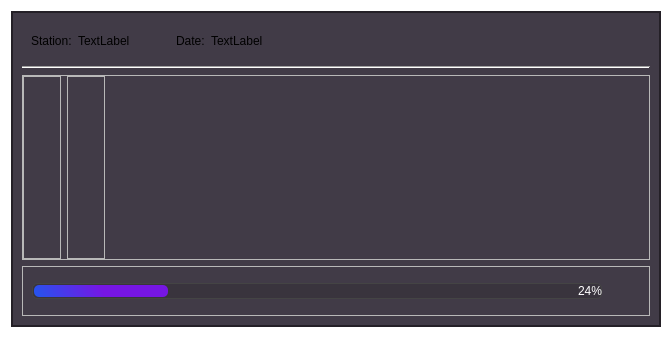
<?xml version="1.0" encoding="UTF-8"?>
<ui version="4.0">
 <class>stationdownloadMainUI</class>
 <widget class="QWidget" name="stationdownloadMainUI">
  <property name="geometry">
   <rect>
    <x>0</x>
    <y>0</y>
    <width>672</width>
    <height>338</height>
   </rect>
  </property>
  <property name="windowTitle">
   <string>Form</string>
  </property>
  <property name="styleSheet">
   <string notr="true">#stationdownloadMainUI{
	background-color:transparent;
}

#main_frame{
background: #413B47;
border: 2px solid rgb(36, 32, 39);
}

QLabel[styleClass=&quot;titleInfo&quot;]{
	color: #fff;
}

QLabel[styleClass=&quot;info&quot;]{
	color: #fff;
	font-size:15px;
	font-weight:bold;
}

*[styleClass=&quot;hide&quot;]{
	background-color:transparent;
}
</string>
  </property>
  <layout class="QVBoxLayout" name="verticalLayout">
   <item>
    <widget class="QFrame" name="main_frame">
     <property name="frameShape">
      <enum>QFrame::Shape::StyledPanel</enum>
     </property>
     <property name="frameShadow">
      <enum>QFrame::Shadow::Raised</enum>
     </property>
     <layout class="QVBoxLayout" name="verticalLayout_4">
      <item>
       <widget class="QFrame" name="info_frame">
        <property name="sizePolicy">
         <sizepolicy hsizetype="Preferred" vsizetype="Maximum">
          <horstretch>0</horstretch>
          <verstretch>0</verstretch>
         </sizepolicy>
        </property>
        <layout class="QGridLayout" name="gridLayout">
         <item row="0" column="3">
          <widget class="QLabel" name="label20">
           <property name="text">
            <string>Date:</string>
           </property>
           <property name="styleClass" stdset="0">
            <string>titleInfo</string>
           </property>
          </widget>
         </item>
         <item row="0" column="1">
          <widget class="QLabel" name="station_lbl">
           <property name="text">
            <string>TextLabel</string>
           </property>
           <property name="styleClass" stdset="0">
            <string>info</string>
           </property>
          </widget>
         </item>
         <item row="0" column="4">
          <widget class="QLabel" name="date_lbl">
           <property name="text">
            <string>TextLabel</string>
           </property>
           <property name="styleClass" stdset="0">
            <string>info</string>
           </property>
          </widget>
         </item>
         <item row="0" column="2">
          <spacer name="horizontalSpacer">
           <property name="orientation">
            <enum>Qt::Orientation::Horizontal</enum>
           </property>
           <property name="sizeType">
            <enum>QSizePolicy::Policy::Fixed</enum>
           </property>
           <property name="sizeHint" stdset="0">
            <size>
             <width>40</width>
             <height>20</height>
            </size>
           </property>
          </spacer>
         </item>
         <item row="0" column="5">
          <spacer name="horizontalSpacer_2">
           <property name="orientation">
            <enum>Qt::Orientation::Horizontal</enum>
           </property>
           <property name="sizeHint" stdset="0">
            <size>
             <width>40</width>
             <height>20</height>
            </size>
           </property>
          </spacer>
         </item>
         <item row="0" column="0">
          <widget class="QLabel" name="label">
           <property name="sizePolicy">
            <sizepolicy hsizetype="Preferred" vsizetype="Maximum">
             <horstretch>0</horstretch>
             <verstretch>0</verstretch>
            </sizepolicy>
           </property>
           <property name="text">
            <string>Station:</string>
           </property>
           <property name="styleClass" stdset="0">
            <string>titleInfo</string>
           </property>
          </widget>
         </item>
        </layout>
       </widget>
      </item>
      <item>
       <widget class="Line" name="line">
        <property name="orientation">
         <enum>Qt::Orientation::Horizontal</enum>
        </property>
       </widget>
      </item>
      <item>
       <widget class="QFrame" name="frame_2">
        <property name="frameShape">
         <enum>QFrame::Shape::StyledPanel</enum>
        </property>
        <property name="frameShadow">
         <enum>QFrame::Shadow::Raised</enum>
        </property>
        <property name="styleClass" stdset="0">
         <string>hide</string>
        </property>
        <layout class="QHBoxLayout" name="horizontalLayout_3">
         <property name="leftMargin">
          <number>0</number>
         </property>
         <property name="topMargin">
          <number>0</number>
         </property>
         <property name="rightMargin">
          <number>0</number>
         </property>
         <property name="bottomMargin">
          <number>0</number>
         </property>
         <item>
          <widget class="QFrame" name="frame_3">
           <property name="frameShape">
            <enum>QFrame::Shape::StyledPanel</enum>
           </property>
           <property name="frameShadow">
            <enum>QFrame::Shadow::Raised</enum>
           </property>
           <property name="styleClass" stdset="0">
            <string>hide</string>
           </property>
           <layout class="QVBoxLayout" name="verticalLayout_2">
            <item>
             <widget class="QWidget" name="download_filter_am_lock_wgt" native="true">
              <layout class="QHBoxLayout" name="horizontalLayout_8"/>
             </widget>
            </item>
           </layout>
          </widget>
         </item>
         <item>
          <widget class="QFrame" name="frame_4">
           <property name="frameShape">
            <enum>QFrame::Shape::StyledPanel</enum>
           </property>
           <property name="frameShadow">
            <enum>QFrame::Shadow::Raised</enum>
           </property>
           <property name="styleClass" stdset="0">
            <string>hide</string>
           </property>
           <layout class="QVBoxLayout" name="verticalLayout_3">
            <item>
             <widget class="QWidget" name="download_filter_pm_lock_wgt" native="true">
              <layout class="QHBoxLayout" name="horizontalLayout_7"/>
             </widget>
            </item>
           </layout>
          </widget>
         </item>
         <item>
          <spacer name="horizontalSpacer_3">
           <property name="orientation">
            <enum>Qt::Orientation::Horizontal</enum>
           </property>
           <property name="sizeHint" stdset="0">
            <size>
             <width>40</width>
             <height>20</height>
            </size>
           </property>
          </spacer>
         </item>
        </layout>
       </widget>
      </item>
      <item>
       <widget class="QFrame" name="frame">
        <property name="minimumSize">
         <size>
          <width>0</width>
          <height>50</height>
         </size>
        </property>
        <property name="maximumSize">
         <size>
          <width>16777215</width>
          <height>50</height>
         </size>
        </property>
        <property name="frameShape">
         <enum>QFrame::Shape::StyledPanel</enum>
        </property>
        <property name="frameShadow">
         <enum>QFrame::Shadow::Raised</enum>
        </property>
        <property name="styleClass" stdset="0">
         <string>hide</string>
        </property>
        <layout class="QHBoxLayout" name="horizontalLayout_2">
         <item alignment="Qt::AlignmentFlag::AlignVCenter">
          <widget class="QProgressBar" name="prograssbar">
           <property name="styleSheet">
            <string notr="true">QProgressBar {
    border: 1px solid #444; /* حاشیه ظریف برای کل پروگرس بار */
    background-color: rgba(30,30,30,60); /* پس‌زمینه تیره */
    border-radius: 5px; /* گوشه‌های گرد */
    height: 10px; /* ارتفاع کلی پروگرس بار */
    text-align: right; /* متن سمت راست قرار گیرد */
    color: white; /* رنگ متن سفید */
    padding: 0px;
}

QProgressBar::chunk {
    background-color: qlineargradient(spread:pad, x1:0, y1:0.534, x2:1, y2:0.483, stop:0 rgba(39, 83, 237, 255), stop:0.516484 rgba(118, 22, 228, 255));
    border-radius: 5px; /* گوشه‌های گرد برای بخش پر شده */
    margin: 1px; /* فاصله‌ای کوچک بین قسمت پر شده و حاشیه */
}</string>
           </property>
           <property name="value">
            <number>24</number>
           </property>
          </widget>
         </item>
         <item alignment="Qt::AlignmentFlag::AlignVCenter">
          <widget class="QPushButton" name="download_btn">
           <property name="minimumSize">
            <size>
             <width>30</width>
             <height>30</height>
            </size>
           </property>
           <property name="styleSheet">
            <string notr="true">QPushButton{
	background-color:transparent;
	icon:url(:/icons/icons/download2_disable.png);
	border:none;

}

QPushButton:hover{
	icon: url(:/icons/icons/download2_hover.png);

}

</string>
           </property>
           <property name="text">
            <string/>
           </property>
           <property name="iconSize">
            <size>
             <width>20</width>
             <height>20</height>
            </size>
           </property>
          </widget>
         </item>
        </layout>
       </widget>
      </item>
     </layout>
    </widget>
   </item>
  </layout>
 </widget>
 <resources>
  <include location="../assets.qrc"/>
 </resources>
 <connections/>
</ui>
